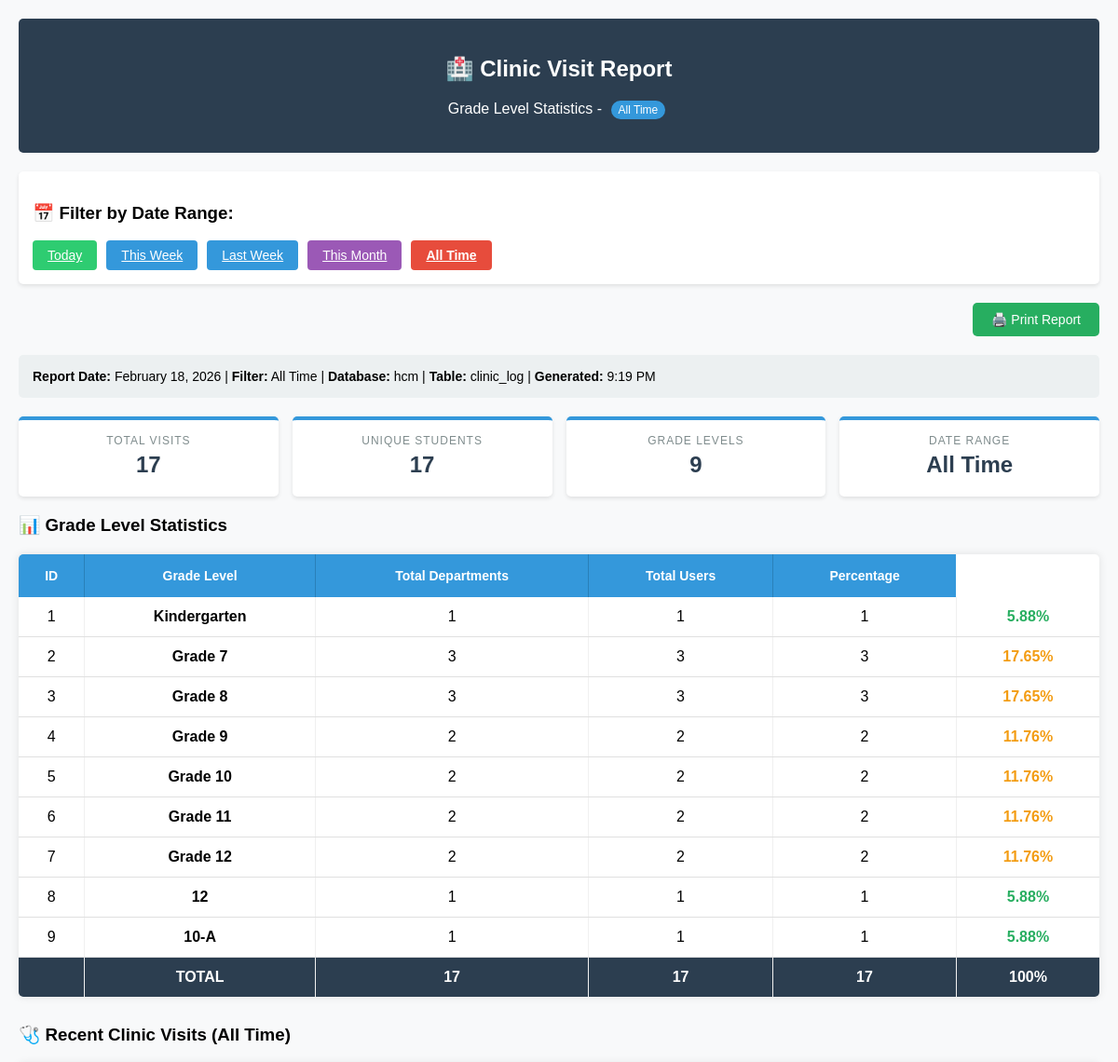
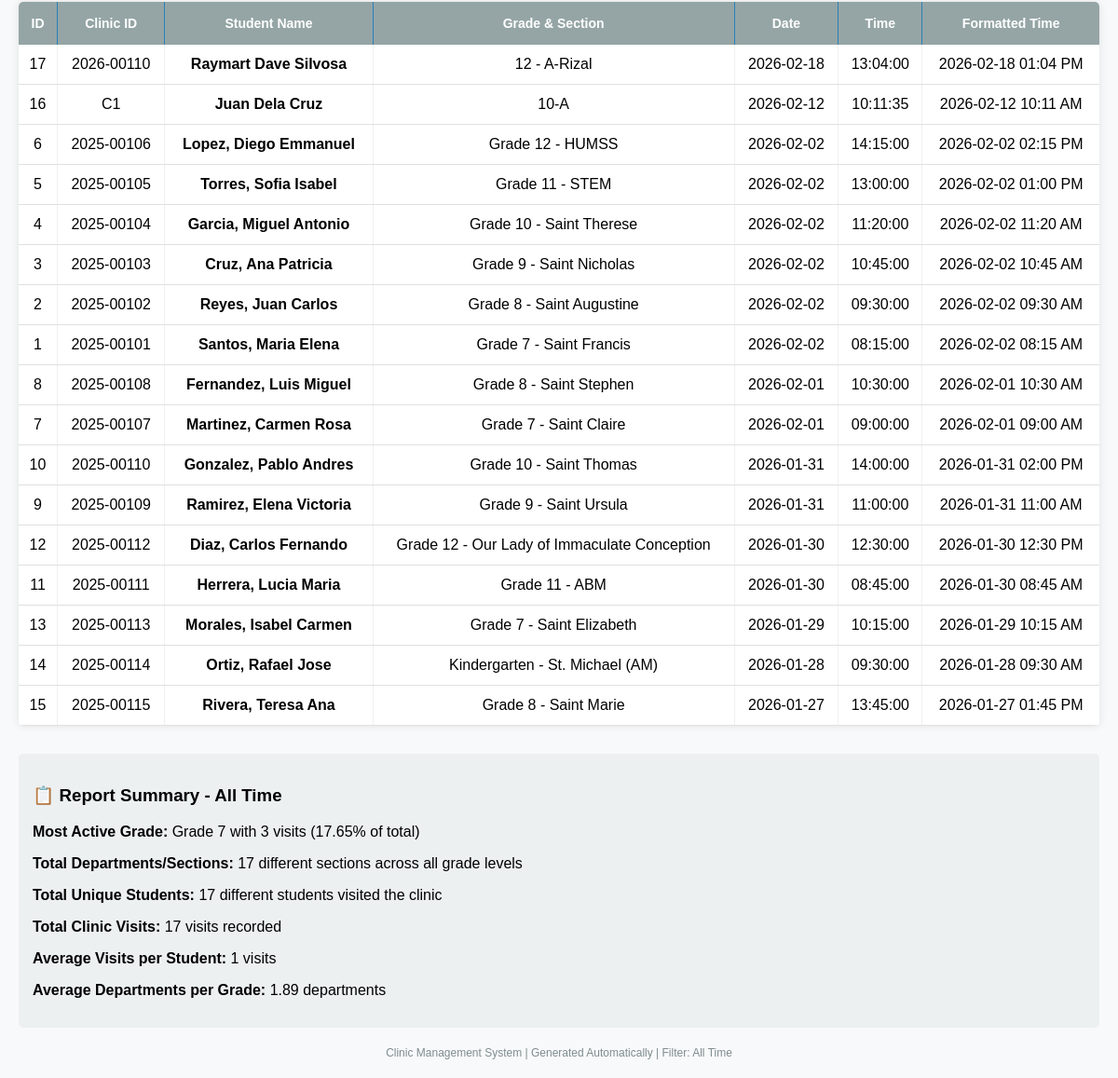
The page /clinic/reports.php on the database its author committed (2 pictures, top to bottom).
### tables this page shows
CREATE TABLE `clinic_log` (
  `id` int(11) NOT NULL,
  `clinic_id` varchar(50) NOT NULL,
  `name` varchar(100) NOT NULL,
  `grade_section` varchar(50) NOT NULL,
  `date` date NOT NULL,
  `time` time NOT NULL
);

### clinic/reports.php (the view, shortened to what this page needs)
<?php
$host = 'localhost';
$dbname = 'hcm';
$username = 'root';
$password = '';
try {
    $pdo = new PDO("mysql:host=$host;dbname=$dbname", $username, $password);
    $pdo->setAttribute(PDO::ATTR_ERRMODE, PDO::ERRMODE_EXCEPTION);
} catch(PDOException $e) {
    die("Connection failed: " . $e->getMessage());
}
function generateClinicReportTable($pdo, $filter = 'all') {
    $report = '';
    $dateCondition = '';
    $filterLabel = 'All Time';
    switch($filter) {
        case 'all':
        default:
            $dateCondition = "";
            $filterLabel = 'All Time';
            break;
    }
    $query = "
    SELECT
        SUBSTRING_INDEX(grade_section, ' - ', 1) as grade_level,
        COUNT(DISTINCT SUBSTRING_INDEX(grade_section, ' - ', -1)) as total_sections,
        COUNT(DISTINCT name) as total_students,
        COUNT(*) as total_visits,
        CONCAT(ROUND((COUNT(*) * 100.0 / NULLIF((SELECT COUNT(*) FROM clinic_log $dateCondition), 0)), 2), '%') as percentage
    FROM clinic_log
    $dateCondition
    GROUP BY SUBSTRING_INDEX(grade_section, ' - ', 1)
    ORDER BY
        CASE SUBSTRING_INDEX(grade_section, ' - ', 1)
            WHEN 'Kindergarten' THEN 0
            WHEN 'Grade 1' THEN 1
            WHEN 'Grade 2' THEN 2
            WHEN 'Grade 3' THEN 3
            WHEN 'Grade 4' THEN 4
            WHEN 'Grade 5' THEN 5
            WHEN 'Grade 6' THEN 6
            WHEN 'Grade 7' THEN 7
            WHEN 'Grade 8' THEN 8
            WHEN 'Grade 9' THEN 9
            WHEN 'Grade 10' THEN 10
            WHEN 'Grade 11' THEN 11
            WHEN 'Grade 12' THEN 12
            ELSE 99
        END";
    $stmt = $pdo->query($query);
    $gradeStats = $stmt->fetchAll(PDO::FETCH_ASSOC);
    $recentQuery = "
    SELECT
        id,
        clinic_id,
        name,
        grade_section,
        date,
        time,
        DATE_FORMAT(CONCAT(date, ' ', time), '%Y-%m-%d %h:%i %p') as formatted_time
    FROM clinic_log
    $dateCondition
    ORDER BY CONCAT(date, ' ', time) DESC
    LIMIT 50";
    $recentStmt = $pdo->query($recentQuery);
    $recentVisits = $recentStmt->fetchAll(PDO::FETCH_ASSOC);
    $totalQuery = "SELECT COUNT(*) as total_visits, COUNT(DISTINCT name) as unique_students FROM clinic_log $dateCondition";
    $totalStmt = $pdo->query($totalQuery);
    $totalStats = $totalStmt->fetch(PDO::FETCH_ASSOC);
    $report .= '<!DOCTYPE html>
    <html lang="en">
    <head>
    </head>
    <body>
        <div class="report-header">
            <h2>🏥 Clinic Visit Report</h2>
            <p>Grade Level Statistics - <span class="date-badge">' . $filterLabel . '</span></p>
        </div>
        <div class="filter-container">
            <h3>📅 Filter by Date Range:</h3>
            <div class="filter-buttons">
                <a href="?filter=today" class="filter-btn today-btn ' . ($filter == 'today' ? 'active' : '') . '">Today</a>
                <a href="?filter=this_week" class="filter-btn week-btn ' . ($filter == 'this_week' ? 'active' : '') . '">This Week</a>
                <a href="?filter=last_week" class="filter-btn week-btn ' . ($filter == 'last_week' ? 'active' : '') . '">Last Week</a>
                <a href="?filter=this_month" class="filter-btn month-btn ' . ($filter == 'this_month' ? 'active' : '') . '">This Month</a>
                <a href="?filter=all" class="filter-btn all-btn ' . ($filter == 'all' ? 'active' : '') . '">All Time</a>
            </div>
        </div>
        <button class="print-btn" onclick="window.print()">🖨️ Print Report</button>
        <div class="report-info">
            <strong>Report Date:</strong> ' . date('F j, Y') . ' |
            <strong>Filter:</strong> ' . $filterLabel . ' |
            <strong>Database:</strong> hcm |
            <strong>Table:</strong> clinic_log |
            <strong>Generated:</strong> ' . date('g:i A') . '
        </div>
        <div class="summary-stats">
            <div class="stat-card">
                <div class="stat-label">Total Visits</div>
                <div class="stat-value">' . $totalStats['total_visits'] . '</div>
            </div>
            <div class="stat-card">
                <div class="stat-label">Unique Students</div>
                <div class="stat-value">' . $totalStats['unique_students'] . '</div>
            </div>
            <div class="stat-card">
                <div class="stat-label">Grade Levels</div>
                <div class="stat-value">' . count($gradeStats) . '</div>
            </div>
            <div class="stat-card">
                <div class="stat-label">Date Range</div>
                <div class="stat-value">' . $filterLabel . '</div>
            </div>
        </div>
        <h3>📊 Grade Level Statistics</h3>';
    if (!empty($gradeStats)) {
        $report .= '
        <table>
            <thead>
                <tr>
                    <th>ID</th>
                    <th>Grade Level</th>
                    <th>Total Departments</th>
                    <th>Total Users</th>
                    <th>Percentage</th>
                </tr>
            </thead>
            <tbody>';
        $totalDepartments = 0;
        $totalUsers = 0;
        $totalVisits = 0;
        $id = 1;
        foreach ($gradeStats as $stat) {
            $percentageNum = floatval(str_replace('%', '', $stat['percentage']));
            $percentageClass = 'percentage-low';
            if ($percentageNum > 20) {
                $percentageClass = 'percentage-high';
            } elseif ($percentageNum > 10) {
                $percentageClass = 'percentage-medium';
            }
            $totalDepartments += $stat['total_sections'];
            $totalUsers += $stat['total_students'];
            $totalVisits += $stat['total_visits'];
            $report .= '
                <tr>
                    <td>' . $id . '</td>
                    <td><strong>' . htmlspecialchars($stat['grade_level']) . '</strong></td>
                    <td>' . $stat['total_sections'] . '</td>
                    <td>' . $stat['total_students'] . '</td>
                    <td>' . $stat['total_visits'] . '</td>
                    <td class="' . $percentageClass . '">' . $stat['percentage'] . '</td>
                </tr>';
            $id++;
        }
        $overallPercentage = $totalVisits > 0 ? '100%' : '0%';
        $report .= '
                <tr class="total-row">
                    <td></td>
                    <td><strong>TOTAL</strong></td>
                    <td><strong>' . $totalDepartments . '</strong></td>
                    <td><strong>' . $totalUsers . '</strong></td>
                    <td><strong>' . $totalVisits . '</strong></td>
                    <td><strong>' . $overallPercentage . '</strong></td>
                </tr>
            </tbody>
        </table>';
    } else {
        $report .= '<div class="empty-state">No clinic visits found for ' . $filterLabel . '</div>';
    }
    $report .= '
        <div class="visit-details">
            <h3>🩺 Recent Clinic Visits (' . $filterLabel . ')</h3>';
    if (!empty($recentVisits)) {
        $report .= '
            <table class="visit-table">
                <thead>
                    <tr>
                        <th>ID</th>
                        <th>Clinic ID</th>
                        <th>Student Name</th>
                        <th>Grade & Section</th>
                        <th>Date</th>
                        <th>Time</th>
                        <th>Formatted Time</th>
                    </tr>
                </thead>
                <tbody>';
        foreach ($recentVisits as $visit) {
            $report .= '
                    <tr>
                        <td>' . $visit['id'] . '</td>
                        <td>' . htmlspecialchars($visit['clinic_id']) . '</td>
                        <td><strong>' . htmlspecialchars($visit['name']) . '</strong></td>
                        <td>' . htmlspecialchars($visit['grade_section']) . '</td>
                        <td>' . htmlspecialchars($visit['date']) . '</td>
                        <td>' . htmlspecialchars($visit['time']) . '</td>
                        <td>' . htmlspecialchars($visit['formatted_time']) . '</td>
                    </tr>';
        }
        $report .= '
                </tbody>
            </table>';
    } else {
        $report .= '<div class="empty-state">No recent visits found for ' . $filterLabel . '</div>';
    }
    $report .= '
        </div>
        <div style="margin-top: 30px; padding: 15px; background: #ecf0f1; border-radius: 5px;">
            <h3>📋 Report Summary - ' . $filterLabel . '</h3>';
    if (!empty($gradeStats)) {
        $mostActive = $gradeStats[0];
        foreach ($gradeStats as $stat) {
            if ($stat['total_visits'] > $mostActive['total_visits']) {
                $mostActive = $stat;
            }
        }
        $report .= '<p><strong>Most Active Grade:</strong> ' . $mostActive['grade_level'] . ' with ' . $mostActive['total_visits'] . ' visits (' . $mostActive['percentage'] . ' of total)</p>';
        $report .= '<p><strong>Total Departments/Sections:</strong> ' . $totalDepartments . ' different sections across all grade levels</p>';
        $report .= '<p><strong>Total Unique Students:</strong> ' . $totalUsers . ' different students visited the clinic</p>';
        $report .= '<p><strong>Total Clinic Visits:</strong> ' . $totalVisits . ' visits recorded</p>';
        $report .= '<p><strong>Average Visits per Student:</strong> ' . ($totalUsers > 0 ? round($totalVisits / $totalUsers, 2) : 0) . ' visits</p>';
        $report .= '<p><strong>Average Departments per Grade:</strong> ' . (count($gradeStats) > 0 ? round($totalDepartments / count($gradeStats), 2) : 0) . ' departments</p>';
    } else {
        $report .= '<p>No data available for the selected filter period.</p>';
    }
    $report .= '
        </div>
        <div style="margin-top: 20px; text-align: center; color: #7f8c8d; font-size: 12px;">
            <p>Clinic Management System | Generated Automatically | Filter: ' . $filterLabel . '</p>
        </div>
        <script>
        // Auto-refresh for today filter every 5 minutes
        ' . ($filter == 'today' ? '
        setTimeout(function() {
            location.reload();
        }, 300000); // 5 minutes
        ' : '') . '
        // Add filter persistence
        document.addEventListener("DOMContentLoaded", function() {
            const filterBtns = document.querySelectorAll(".filter-btn");
            filterBtns.forEach(btn => {
                btn.addEventListener("click", function(e) {
                    e.preventDefault();
                    const filter = this.getAttribute("href").split("=")[1];
                    window.location.href = "?filter=" + filter;
                });
            });
        });
        </script>
    </body>
    </html>';
    return $report;
}
$filter = isset($_GET['filter']) ? $_GET['filter'] : 'all';
echo generateClinicReportTable($pdo, $filter);
?>

### clinic/reports.php (style rules this page uses)
body { font-family: Arial, sans-serif; margin: 20px; background-color: #f8f9fa; }
.report-header { background: #2c3e50; color: white; padding: 20px; border-radius: 5px; margin-bottom: 20px; text-align: center; }
.filter-container { background: white; padding: 15px; border-radius: 5px; margin-bottom: 20px; box-shadow: 0 2px 4px rgba(0,0,0,0.1); }
.filter-buttons { display: flex; gap: 10px; flex-wrap: wrap; }
.filter-btn { padding: 8px 16px; border: none; border-radius: 4px; cursor: pointer; font-size: 14px; transition: all 0.3s; }
.filter-btn.active { background: #3498db; color: white; font-weight: bold; }
.filter-btn:not(.active) { background: #ecf0f1; color: #333; }
.today-btn { background: #2ecc71 !important; color: white !important; }
.week-btn { background: #3498db !important; color: white !important; }
.month-btn { background: #9b59b6 !important; color: white !important; }
.all-btn { background: #e74c3c !important; color: white !important; }
table { width: 100%; border-collapse: collapse; margin: 20px 0; background: white; border-radius: 5px; overflow: hidden; box-shadow: 0 0 10px rgba(0,0,0,0.1); }
th { background: #3498db; color: white; padding: 15px 10px; text-align: center; font-weight: bold; font-size: 14px; border-right: 1px solid #2980b9; }
th:last-child { border-right: none; }
td { padding: 12px 10px; border-bottom: 1px solid #e0e0e0; text-align: center; border-right: 1px solid #f0f0f0; }
td:last-child { border-right: none; }
.total-row { background: #2c3e50; color: white; font-weight: bold; }
.total-row td { border-bottom: none; }
.percentage-medium { color: #f39c12; font-weight: bold; }
.percentage-low { color: #27ae60; font-weight: bold; }
.report-info { background: #ecf0f1; padding: 15px; border-radius: 5px; margin-bottom: 20px; font-size: 14px; }
.print-btn { background: #27ae60; color: white; border: none; padding: 10px 20px; border-radius: 5px; cursor: pointer; font-size: 14px; margin-bottom: 20px; float: right; }
.summary-stats { display: grid; grid-template-columns: repeat(auto-fit, minmax(200px, 1fr)); gap: 15px; margin: 20px 0; }
.stat-card { background: white; padding: 15px; border-radius: 5px; box-shadow: 0 2px 4px rgba(0,0,0,0.1); text-align: center; border-top: 4px solid #3498db; }
.stat-value { font-size: 24px; font-weight: bold; color: #2c3e50; margin: 5px 0; }
.stat-label { font-size: 12px; color: #7f8c8d; text-transform: uppercase; letter-spacing: 1px; }
.visit-details { margin-top: 30px; }
.visit-table th { background: #95a5a6; }
.date-badge { display: inline-block; background: #3498db; color: white; padding: 3px 8px; border-radius: 12px; font-size: 12px; margin: 0 5px; }

### rows shown on the page
clinic_log: id "17", clinic "2026-00110", name "Raymart Dave Silvosa", grade_section "12 - A-Rizal", date "2026-02-18", time "13:04:00", formatted_time "2026-02-18 01:04 PM"
clinic_log: id "16", clinic "C1", name "Juan Dela Cruz", grade_section "10-A", date "2026-02-12", time "10:11:35", formatted_time "2026-02-12 10:11 AM"
clinic_log: id "6", clinic "2025-00106", name "Lopez, Diego Emmanuel", grade_section "Grade 12 - HUMSS", date "2026-02-02", time "14:15:00", formatted_time "2026-02-02 02:15 PM"
clinic_log: id "5", clinic "2025-00105", name "Torres, Sofia Isabel", grade_section "Grade 11 - STEM", date "2026-02-02", time "13:00:00", formatted_time "2026-02-02 01:00 PM"
clinic_log: id "4", clinic "2025-00104", name "Garcia, Miguel Antonio", grade_section "Grade 10 - Saint Therese", date "2026-02-02", time "11:20:00", formatted_time "2026-02-02 11:20 AM"
clinic_log: id "3", clinic "2025-00103", name "Cruz, Ana Patricia", grade_section "Grade 9 - Saint Nicholas", date "2026-02-02", time "10:45:00", formatted_time "2026-02-02 10:45 AM"
clinic_log: id "2", clinic "2025-00102", name "Reyes, Juan Carlos", grade_section "Grade 8 - Saint Augustine", date "2026-02-02", time "09:30:00", formatted_time "2026-02-02 09:30 AM"
clinic_log: id "1", clinic "2025-00101", name "Santos, Maria Elena", grade_section "Grade 7 - Saint Francis", date "2026-02-02", time "08:15:00", formatted_time "2026-02-02 08:15 AM"
clinic_log: id "8", clinic "2025-00108", name "Fernandez, Luis Miguel", grade_section "Grade 8 - Saint Stephen", date "2026-02-01", time "10:30:00", formatted_time "2026-02-01 10:30 AM"
clinic_log: id "7", clinic "2025-00107", name "Martinez, Carmen Rosa", grade_section "Grade 7 - Saint Claire", date "2026-02-01", time "09:00:00", formatted_time "2026-02-01 09:00 AM"
clinic_log: id "10", clinic "2025-00110", name "Gonzalez, Pablo Andres", grade_section "Grade 10 - Saint Thomas", date "2026-01-31", time "14:00:00", formatted_time "2026-01-31 02:00 PM"
clinic_log: id "9", clinic "2025-00109", name "Ramirez, Elena Victoria", grade_section "Grade 9 - Saint Ursula", date "2026-01-31", time "11:00:00", formatted_time "2026-01-31 11:00 AM"
clinic_log: id "12", clinic "2025-00112", name "Diaz, Carlos Fernando", grade_section "Grade 12 - Our Lady of Immaculate Conception", date "2026-01-30", time "12:30:00", formatted_time "2026-01-30 12:30 PM"
clinic_log: id "11", clinic "2025-00111", name "Herrera, Lucia Maria", grade_section "Grade 11 - ABM", date "2026-01-30", time "08:45:00", formatted_time "2026-01-30 08:45 AM"
clinic_log: id "13", clinic "2025-00113", name "Morales, Isabel Carmen", grade_section "Grade 7 - Saint Elizabeth", date "2026-01-29", time "10:15:00", formatted_time "2026-01-29 10:15 AM"
clinic_log: id "14", clinic "2025-00114", name "Ortiz, Rafael Jose", grade_section "Kindergarten - St. Michael (AM)", date "2026-01-28", time "09:30:00", formatted_time "2026-01-28 09:30 AM"
clinic_log: id "15", clinic "2025-00115", name "Rivera, Teresa Ana", grade_section "Grade 8 - Saint Marie", date "2026-01-27", time "13:45:00", formatted_time "2026-01-27 01:45 PM"

### other values the page prints
$filterLabel "All Time"
$totalStats['total_visits'] "17"
$totalStats['unique_students'] "17"
count($gradeStats) "9"
$stat['grade_level'] "Kindergarten"
$stat['total_sections'] "1"
$stat['total_students'] "1"
$stat['total_visits'] "1"
$stat['percentage'] "5.88%"
$stat['grade_level'] "Grade 7"
$stat['total_sections'] "3"
$stat['total_students'] "3"
$stat['total_visits'] "3"
$stat['percentage'] "17.65%"
$stat['grade_level'] "Grade 8"
